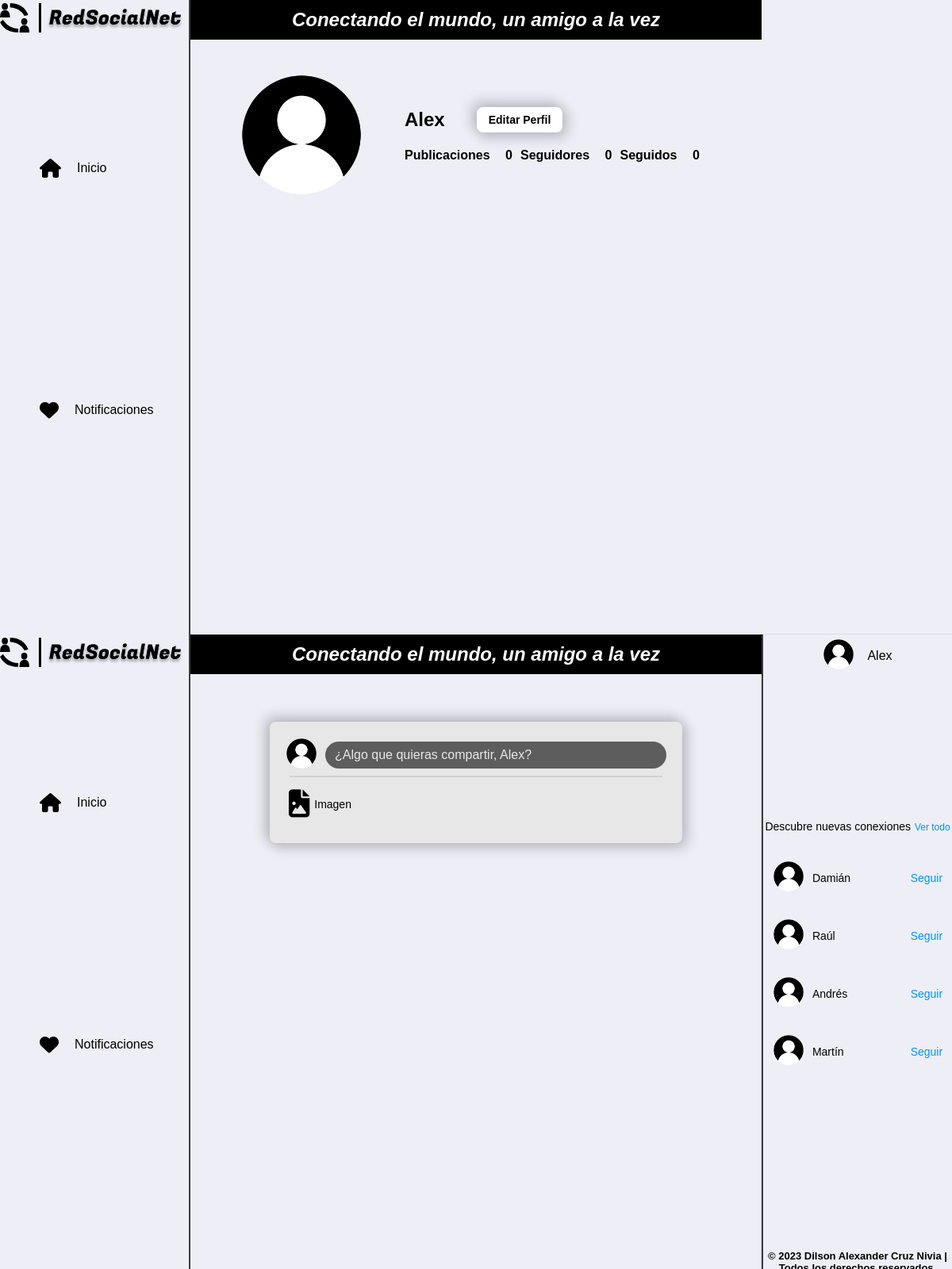
Page /Vistas/inicio.php (signed in) on the committed database.
### tables this page shows
CREATE TABLE `perfiles` (
  `perfil_id` int(200) NOT NULL,
  `usuario_id` int(200) NOT NULL,
  `name` varchar(200) NOT NULL,
  `last_name` varchar(200) NOT NULL,
  `date_of_birth` date NOT NULL,
  `country` varchar(200) NOT NULL,
  `city` varchar(200) NOT NULL,
  `imagen_perfil` text NOT NULL
);

### Clases/publicacion.php (called while the page is built, shortened)
<?php
require_once('../db.php');
require_once('perfil.php');
class Publicacion
{
    private $connection;
    public function __construct()
    {
        $this->db = Database::getInstance();
        $this->connection = $this->db->getConnection();
        $this->connection->set_charset("utf8mb4");
    }
    public function crearPublicacion()
    {
        $perfil = new Perfil();
        $userData = $perfil->obtenerDatosUsuario();
        $user_name = $userData['name'];
        $user_image = $userData['imagen_perfil'];
        $createHTML = '';
        $createHTML .= '<div class="popup-content">';
        $createHTML .= '<h2 class="create__title">Crear publicación</h2>';
        $createHTML .= '<span class="close-button" id="close_popup_create"><i class="fa-solid fa-xmark"></i></span>';
        $createHTML .= '<div class="create__line"></div>';
        $createHTML .= '<div class="main-publishing__users">';
        $createHTML .= '<div class="users-info">';
        $createHTML .= '<a href="link-perfil-user"><img src="' . $user_image . '" alt="Img profile"></a>';
        $createHTML .= '<a href="link-perfil-user">' . $user_name . '</a>';
        $createHTML .= '</div>';
        $createHTML .= '</div>';
        $createHTML .= '<div class="create__content-text">';
        $createHTML .= '<div class="create__text">';
        $createHTML .= '<textarea placeholder="¿Algo que quieras compartir,' . $user_name . '?" id="contentTextarea"></textarea>';
        $createHTML .= '</div>';
        $createHTML .= '</div>';
        $createHTML .= '<div class="create__content-img" id="imageContent">';
        $createHTML .= '<h3 class="create__title">Añade fotos o imágenes</h3>';
        $createHTML .= '<div id="file-upload-form" class="uploader">';
        $createHTML .= '<input id="file-upload" type="file" name="fileUpload" accept="image/*" />';
        $createHTML .= '<label for="file-upload" id="file-drag">';
        $createHTML .= '<img id="file-image" src="#" alt="Preview" class="hidden">';
        $createHTML .= '<div id="start">';
        $createHTML .= '<i class="fa fa-download" aria-hidden="true"></i>';
        $createHTML .= '<div>Selecciona un archivo o arrástralo aquí</div>';
        $createHTML .= '<div id="notimage" class="hidden">Por favor selecciona una imagen</div>';
        $createHTML .= '<span id="file-upload-btn" class="btn btn-primary">Selecciona un archivo</span>';
        $createHTML .= '</div>';
        $createHTML .= '</label>';
        $createHTML .= '</div>';
        $createHTML .= '</div>';
        $createHTML .= '<div class="create__content-btn-image" id="showImageContent">';
        $createHTML .= '<div class="icons__new-image"><i class="fa-solid fa-file-image"></i><span>Imagen</span></div>';
        $createHTML .= '</div>';
        $createHTML .= '<div class="create__content-btn-publish">';
        $createHTML .= '<div class="icons__btn-publish"><button id="publishBtn">Publicar</button></div>';
        $createHTML .= '</div>';
        $createHTML .= '</div>';
        return $createHTML;
    }
    public function obtenerTotalPublicaciones()
    {
        $user_id = $_SESSION['user_id'];
        $query = "SELECT COUNT(*) AS numero_publicaciones FROM publicaciones WHERE usuario_id = $user_id";
        $result = $this->connection->query($query);
        if ($result) {
            if ($result->num_rows > 0) {
                $row = $result->fetch_assoc();
                $numero_publicaciones = $row['numero_publicaciones'];
                return $numero_publicaciones;
            } else {
                echo "Error: La consulta no devolvió resultados";
            }
        } else {
            echo "Error: La consulta falló";
        }
    }
}
?>

### db.php (called while the page is built, shortened)
<?php
class Database
{
    private static $instance = null;
    private $connection;
    private function __construct()
    {
        $this->connection = new mysqli(DB_HOST, DB_USERNAME, DB_PASSWORD, DB_NAME);
        $this->connection->set_charset("utf8mb4");
    }
    public static function getInstance()
    {
        if (self::$instance === null) {
            self::$instance = new Database();
        }
        return self::$instance;
    }
    public function getConnection()
    {
        return $this->connection;
    }
}
?>

### Clases/perfil.php (called while the page is built, shortened)
<?php
require_once('../db.php');
class Perfil
{
    private $connection;
    public function __construct()
    {
        $this->db = Database::getInstance();
        $this->connection = $this->db->getConnection();
        $this->connection->set_charset("utf8mb4");
    }
    public function obtenerDatosUsuario()
    {
        $user_id = $_SESSION['user_id'];
        $query = "SELECT name, imagen_perfil FROM perfiles WHERE usuario_id = $user_id";
        $result = $this->connection->query($query);
        if ($result) {
            if ($result->num_rows > 0) {
                $row = $result->fetch_assoc();
                $user_name = $row['name'];
                $user_image = $row['imagen_perfil'];
            } else {
                $user_name = "Usuario Desconocido";
                $user_image = "../Img/User-Profile.png";
            }
        } else {
            $user_name = "Error en la consulta";
            $user_image = "../Img/User-Profile.png";
        }
        return ['name' => $user_name, 'imagen_perfil' => $user_image];
    }
}
?>

### Clases/seguidor-seguido.php (the view, shortened to what this page needs)
<?php
require_once('../db.php');
class Seguidor_Seguido
{
    private $connection;
    public function __construct()
    {
        $this->db = Database::getInstance();
        $this->connection = $this->db->getConnection();
        $this->connection->set_charset("utf8mb4");
    }
    public function sugerencias()
    {
        $user_id = $_SESSION['user_id'];
        $queryThree = "SELECT p.usuario_id, p.name, p.imagen_perfil
        FROM perfiles p
        WHERE p.usuario_id != $user_id
        AND NOT EXISTS (
            SELECT 1
            FROM seguidores s
            WHERE s.seguidor_id = $user_id
            AND s.usuario_id = p.usuario_id
        )
        ORDER BY RAND()
        LIMIT 4";
        $resultThree = $this->connection->query($queryThree);
        $usuariosHTML = '';
        if ($resultThree) {
            if ($resultThree->num_rows > 0) {
                while ($row = $resultThree->fetch_assoc()) {
                    $usuario_id = $row['usuario_id'];
                    $nombre = $row['name'];
                    $imagen = $row['imagen_perfil'];
                    $usuariosHTML .= '<div class="sidenav__users-follow">';
                    $usuariosHTML .= '<div class="sidenav__info-user">';
                    $usuariosHTML .= '<a href="../Vistas/perfiles.php?id=' . $usuario_id . '"><img src="' . $imagen . '" alt="Imagen de perfil"></a>';
                    $usuariosHTML .= '<a href="../Vistas/perfiles.php?id=' . $usuario_id . '">' . $nombre . '</a>';
                    $usuariosHTML .= '</div>';
                    $usuariosHTML .= '<a class="follow-button" data-usuario-id="' . $usuario_id . '" href="#"><span>Seguir</span></a>';
                    $usuariosHTML .= '</div>';
                }
            } else {
                echo "No se encontraron usuarios.";
            }
        }
        return $usuariosHTML;
    }
    public function obtenerSeguidoresTotal()
    {
        $user_id = $_SESSION['user_id'];
        $query = "SELECT COUNT(*) AS total_seguidores FROM seguidores WHERE usuario_id = $user_id";
        $result = $this->connection->query($query);
        if ($result) {
            if ($result->num_rows > 0) {
                $row = $result->fetch_assoc();
                $totalFollowers = $row['total_seguidores'];
                return $totalFollowers;
            } else {
                echo "Error: La consulta falló";
            }
        }
    }
    public function obtenerSeguidosTotal()
    {
        $user_id = $_SESSION['user_id'];
        $query = "SELECT COUNT(*) AS total_seguidos FROM seguidos WHERE seguidor_id = $user_id";
        $result = $this->connection->query($query);
        if ($result) {
            if ($result->num_rows > 0) {
                $row = $result->fetch_assoc();
                $totalFollowing = $row['total_seguidos'];
                return $totalFollowing;
            } else {
                echo "Error: La consulta falló";
            }
        }
    }
}
?>

### Vistas/perfil.php (shortened to what this page needs)
<?php
require_once('../Clases/perfil.php');
require_once('../Clases/publicacion.php');
require_once('../Clases/seguidor-seguido.php');
$perfil = new Perfil();
$userData = $perfil->obtenerDatosUsuario();
$user_name = $userData['name'];
$user_image = $userData['imagen_perfil'];
$publicacion = new Publicacion();
$newpublishingHTML = $publicacion->crearPublicacion();
$total_publicaciones = $publicacion->obtenerTotalPublicaciones();
$seguidor_seguido = new Seguidor_Seguido();
$totalFollowers = $seguidor_seguido->obtenerSeguidoresTotal();
$totalFollowings = $seguidor_seguido->obtenerSeguidosTotal();
?>
<!DOCTYPE html>
<html lang="en">
<head>
    <link rel="stylesheet" href="https://cdnjs.cloudflare.com/ajax/libs/font-awesome/6.4.2/css/all.min.css"
 />
    <link rel="stylesheet" href="../Css/perfil.css">
</head>
<body>
    <div class="grid-container">
        <header class="header">
            <div class="header__slogan">
                <h2>Conectando el mundo, un amigo a la vez</h2>
            </div>
        </header>
        <aside class="sidenav sidenav-left">
            <div class="sidenav__logo">
                <img src="../Img/logo.svg" alt="img logo">
            </div>
            <ul class="sidenav__list">
                <a href="inicio.php">
                    <li class="sidenav__list-item"><i class="fa-solid fa-house"></i>Inicio</li>
                </a>
                <a href="#">
                    <li class="sidenav__list-item"><i class="fa-solid fa-heart"></i>Notificaciones</li>
                </a>
                <a href="../Vistas/inicio.php#crear">
                    <li class="sidenav__list-item"><i class="fa-solid fa-square-plus"></i>Crear</li>
                </a>
                <a href="../Vistas/perfil.php">
                    <li class="sidenav__list-item"><img src="<?php echo $user_image; ?>" alt="img profile">Perfil</li>
                </a>
                <a href="#" id="logoutButton">
                    <li class="sidenav__list-item"><i class="fa-solid fa-right-from-bracket"></i>Cerrar sesión</li>
                </a>
            </ul>
        </aside>
        <main class="main">
            <div class="main-cardUser">
                <div class="userInfo__imgProfile"><img src="<?php echo $user_image; ?>" alt="profile"></div>
                <div class="main-cardUser__info">
                    <div class="info_userInfo">
                        <div class="info-name">
                            <h2>
                                <?php echo $user_name; ?>
                            </h2>
                        </div>
                        <div class="btnEdit">
                            <button id="btnEdit" class="editBtn">Editar Perfil</button>
                        </div>
                    </div>
                    <div class="info-socialMedia">
                        <div class="info-publishings">
                            <span>Publicaciones<span class="number">
                                    <?php echo $total_publicaciones; ?>
                                </span></span>
                        </div>
                        <div class="info-followers">
                            <a>Seguidores<span>
                                    <?php echo $totalFollowers; ?>
                                </span></a>
                        </div>
                        <div class="info-following" id="info-following">
                            <a>Seguidos<span>
                                    <?php echo $totalFollowings; ?>
                                </span></a>
                        </div>
                    </div>
                </div>
            </div>
        </main>
    </div>
</body>
</html>

### Vistas/inicio.php (shortened to what this page needs)
<?php
require_once('../Clases/perfil.php');
require_once('../Clases/publicacion.php');
require_once('../Clases/seguidor-seguido.php');
$perfil = new Perfil();
$userData = $perfil->obtenerDatosUsuario();
$user_name = $userData['name'];
$user_image = $userData['imagen_perfil'];
$publicacion = new Publicacion();
$newpublishingHTML = $publicacion->crearPublicacion();
$seguidor_seguido = new Seguidor_Seguido();
$sugerenciasHTML = $seguidor_seguido->sugerencias();
?>
<!DOCTYPE html>
<html lang="en">
<head>
    <link rel="stylesheet" href="https://cdnjs.cloudflare.com/ajax/libs/font-awesome/6.4.2/css/all.min.css"
 />
    <link rel="stylesheet" href="../Css/inicio.css">
</head>
<body>
    <div class="grid-container">
        <header class="header">
            <div class="header__slogan">
                <h2>Conectando el mundo, un amigo a la vez</h2>
            </div>
        </header>
        <aside class="sidenav sidenav-rigth">
            <div class="sidenav__user-profile">
                <a href="../Vistas/perfil.php"><img src="<?php echo $user_image; ?>" alt="Img profile"></a>
                <a href="../Vistas/perfil.php">
                    <?php echo $user_name; ?>
                </a>
            </div>
            <div class="sidenav__users-profiles">
                <div class="sidenav__text">
                    <span>Descubre nuevas conexiones</span>
                    <a id="showAllUsers">Ver todo</a>
                </div>
                <div class="sidenav__follow">
                    <?php echo $sugerenciasHTML; ?>
                </div>
            </div>
            <div class="contact-us">
                <span class="brad">
                    &copy; 2023 Dilson Alexander Cruz Nivia | Todos los
                    derechos reservados.
                </span>
            </div>
        </aside>
        <aside class="sidenav sidenav-left">
            <div class="sidenav__logo">
                <img src="../Img/logo.svg" alt="img logo">
            </div>
            <ul class="sidenav__list">
                <a href="#">
                    <li class="sidenav__list-item"><i class="fa-solid fa-house"></i>Inicio</li>
                </a>
                <a href="#">
                    <li class="sidenav__list-item"><i class="fa-solid fa-heart"></i>Notificaciones</li>
                </a>
                <a href="#" id="crear">
                    <li class="sidenav__list-item"><i class="fa-solid fa-square-plus"></i>Crear</li>
                </a>
            </ul>
        </aside>
        <main class="main">
            <div class="main-header">
                <div class="main-header__create">
                    <div class="create__profile-user">
                        <a href="../Vistas/perfil.php">
                            <div>
                                <img src="<?php echo $user_image; ?>" alt="img profile">
                            </div>
                        </a>
                    </div>
                    <div class="create__new-content">
                        <span>¿Algo que quieras compartir,
                            <?php echo $user_name; ?>?
                        </span>
                    </div>
                </div>
                <div class="main-header__line">
                </div>
                <div class="main-header__icons">
                    <div class="icons__new-image"><i class="fa-solid fa-file-image"></i><span>Imagen</span></div>
                </div>
            </div>
        </main>
    </div>
</body>
</html>

### rows in the picture
perfiles: imagen_perfil (picture), name "Alex"
perfiles: imagen_perfil (picture), name "Damián"
perfiles: imagen_perfil (picture), name "Raúl"
perfiles: imagen_perfil (picture), name "Andrés"
perfiles: imagen_perfil (picture), name "Martín"

### other values in the picture
$total_publicaciones "0"
$totalFollowers "0"
$totalFollowings "0"
